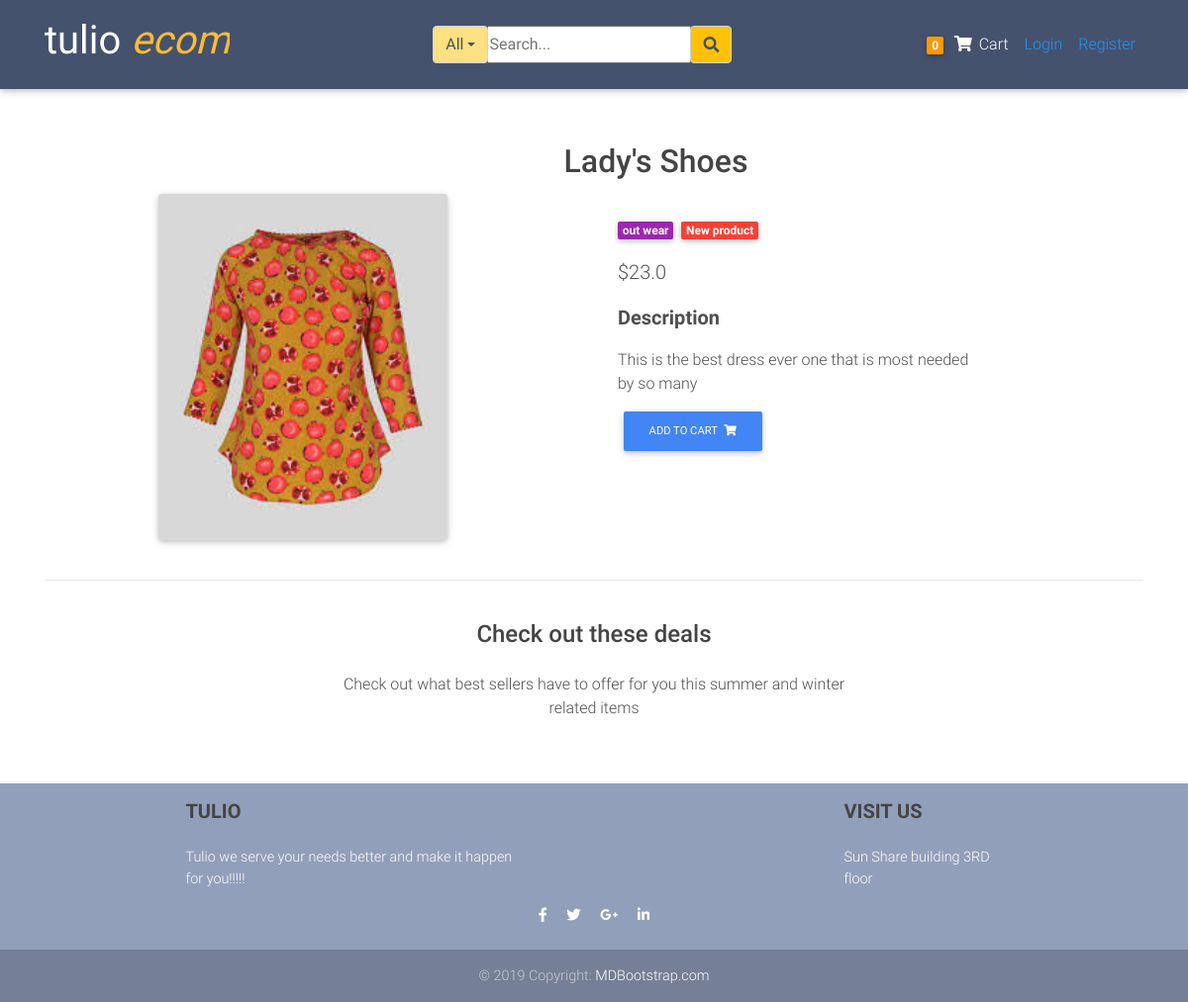
The page /products/most/ on the database its author committed.
### blogs/models.py (models this page shows, shortened)
class Item(models.Model):
	title           = models.CharField(max_length=100)
	price           = models.FloatField()
	discount_price  = models.FloatField(blank=True, null=True)
	category        = models.CharField(choices=CATEGORY_CHOICES, max_length=2)
	label           = models.CharField(choices=LABEL_CHOICES, max_length=2)
	image           = models.ImageField(upload_to='product_pictures')
	slug            = models.SlugField()
	description     = models.TextField()
	owner           = models.ForeignKey(User, on_delete=models.CASCADE)
	date            = models.DateTimeField(auto_now_add=True)
	objects         = ProductManager()
	def get_add_to_cart_url(self):
		return reverse("blogs:add_to_cart", kwargs={
			'slug': self.slug
			})

### blogs/views.py (the view)
# urls.py: path('products/<slug>/',ItemDetailView.as_view(), name = "products" ),
class ItemDetailView(DetailView):
	model = Item
	template_name = 'blogs/product.html'

### blogs/models.py (called while the page is built)
	def get_queryset(self):
		return ProductQuerySet(self.model, using=self._db)

### blogs/templatetags/cart_item_count.py (called while the page is built)
@register.filter
def cart_count(user):
	if user.is_authenticated:
		query_set = Order.objects.filter(user=user, ordered=False)
		if query_set.exists():
			return query_set[0].items.count()
	return 0

### blogs/templates/blogs/product.html (shortened to what this page needs)
{%extends 'blogs/layout.html'%}
{% block content%}
     <h2 class="pt-5 h2 text-center mb-1 product-space">{{item.title}}</h2>
    <div class="container dark-grey-text mt-1 center-content">
      <div class="">
      <div class="container row wow fadeIn product-card">
              <div class="col-md-6 mb-4">
                <img src="{{item.image.url}}" class=" img-responsive card" alt="">
              </div>
        <div class="col-md-5 ">
          <div class="p-4">
              <div class="mb-3">
                    <a href="">
                      <span class="badge purple mr-1">{{object.get_category_display}}</span>
                    </a>
                    <a href="">
                      <span class="badge red mr-1">New product</span>
                    </a>
              </div>
              <p class="lead">
                  {%if item.discount_price%}
                  <span class="mr-1">
                    <del>${{item.price}}</del>
                  </span>
                  <span>${{item.discount_price}}</span>
                   {%else %}
                   ${{item.price}}
                  {%endif%}
              </p>
              <p class="lead font-weight-bold">Description</p>
            <p>{{object.description}}</p>
            <a href="{{object.get_add_to_cart_url}}" class="btn btn-primary btn-md my-0 p">
              Add to cart
                <i class="fas fa-shopping-cart ml-1"></i>
            </a>
          </div>
        </div>
      </div>
      </div>
      <hr>
      <div class="row d-flex justify-content-center wow fadeIn">
        <div class="col-md-6 text-center">
          <h4 class="my-4 h4">Check out these deals</h4>
          <p>Check out what best sellers have to offer for you this
          summer and winter related items </p>
        </div>
      </div>
      <div class="row wow fadeIn">
        <div class="col-lg-4 col-md-12 mb-4">
        </div>
        <div class="col-lg-4 col-md-6 mb-4">
        </div>
        <div class="col-lg-4 col-md-6 mb-4">
        </div>
      </div>
    </div>
{%endblock content%}

### blogs/static/blogs/main.css (style rules this page uses)
* { margin: 0; padding:0; }
body { background: #ffffff; color: #333333; margin-top: 5rem; }
h1, h2, h3, h4, h5, h6 { color: #444444; }
.product-space { padding-bottom: 10px; }
.center-content { margin-right:auto; margin-left:auto; }

### blogs/templates/blogs/layout.html (style rules this page uses)
html, body, header, .carousel { height: 60vh; }

### blogs/templates/blogs/product.html (style rules this page uses)
.img-responsive { height: 350px; width: auto; object-position: center; object-fit: cover; margin-left: 100px; margin-right: auto; }
.product-space { margin-left: 125px; margin-right: auto; }

### rows shown on the page
Item: title "Lady's Shoes", image (picture), category "out wear", price "23.0", description "This is the best dress ever one that is most needed by so many"

### other values the page prints
{{ request.user|cart_count }} "0"
